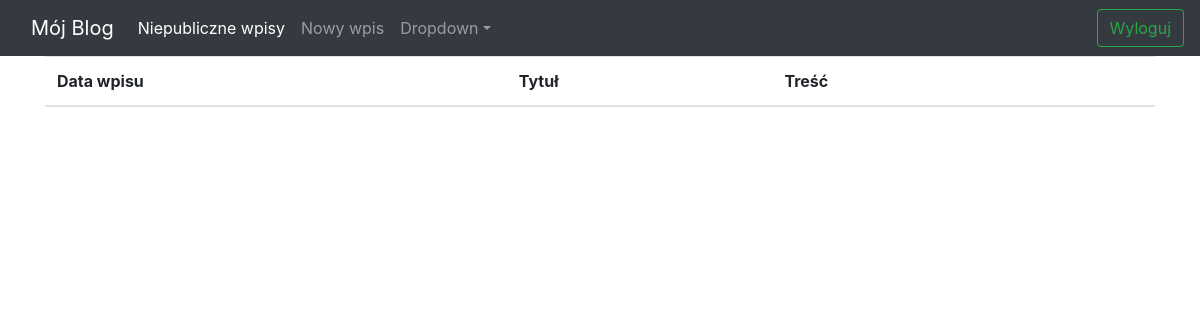
Before: /unpublic (signed in) with the older database file.
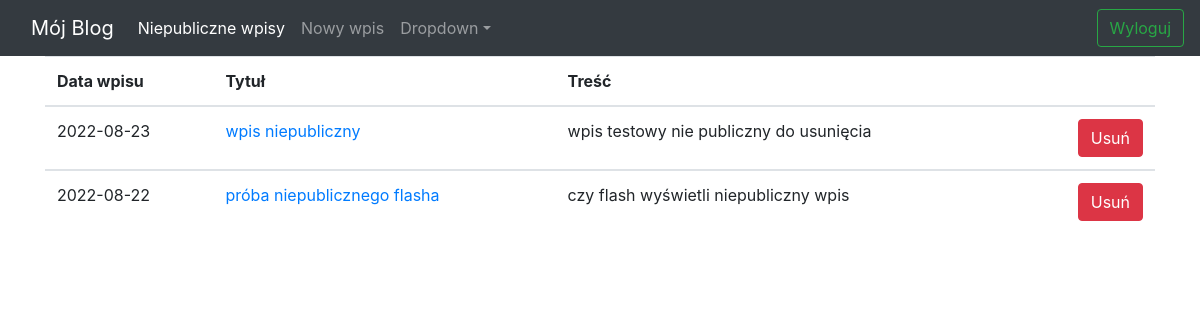
After: the same page with the newer database file.
### app/models.py (models this page shows)
class Post(db.Model):
    id = db.Column(db.Integer, primary_key=True)
    title = db.Column(db.String(20),  nullable=False, unique=True)
    post_content = db.Column(db.String(100),  nullable=False)
    pub_date = db.Column(db.DateTime(),  nullable=False, default=datetime.datetime.utcnow)
    is_public = db.Column(db.Boolean(),  default=False)

### app/routes.py (the view)
@app.route("/unpublic")
@login_required
def list_drafts():
    unpublic_posts = Post.query.filter_by(is_public=False).order_by(Post.pub_date.desc())
    return render_template("drafts.html", all_posts=unpublic_posts)

### app/routes.py (called while the page is built)
def login_required(view_func):
   @functools.wraps(view_func)
   def check_permissions(*args, **kwargs):
       if session.get('logged_in'):
           return view_func(*args, **kwargs)
       return redirect(url_for('login', next=request.path))
   return check_permissions

### app/templates/drafts.html
{% extends "base.html" %}
{% block content %}
    <table class="table table-hover">
    <thead>
        <tr>
          <th scope="col">Data wpisu</th>
          <th scope="col">Tytuł</th>
          <th scope="col">Treść</th>
          <th scope="col"></th>
        </tr>
    </thead>
    {%for post in all_posts%}
    <tbody>
    <tr>
      <td>{{post.pub_date.strftime('%Y-%m-%d')}}</td>
      <td><a href="{{ url_for('edit_and_add_post', post_id=post.id) }}" >
               {{ post.title }}
           </a></td>
      <td>{{post.post_content|truncate(40, True)}}</td>
      <td><form method = "POST" action="{{ url_for('delete_post', post_id=post.id) }}" name="edit_post" class="nav justify-content-end" >
            <button type="submit" class="btn btn-danger" >
                    Usuń
            </button>
           </form>
      </td>
    </tr>
   {% endfor %}
    </table>
{% endblock %}

Changed rows visible on the page:
added Post: pub_date "2022-08-23", title "wpis niepubliczny", post_content "wpis testowy nie publiczny do usunięcia"
added Post: pub_date "2022-08-22", title "próba niepublicznego flasha", post_content "czy flash wyświetli niepubliczny wpis"
